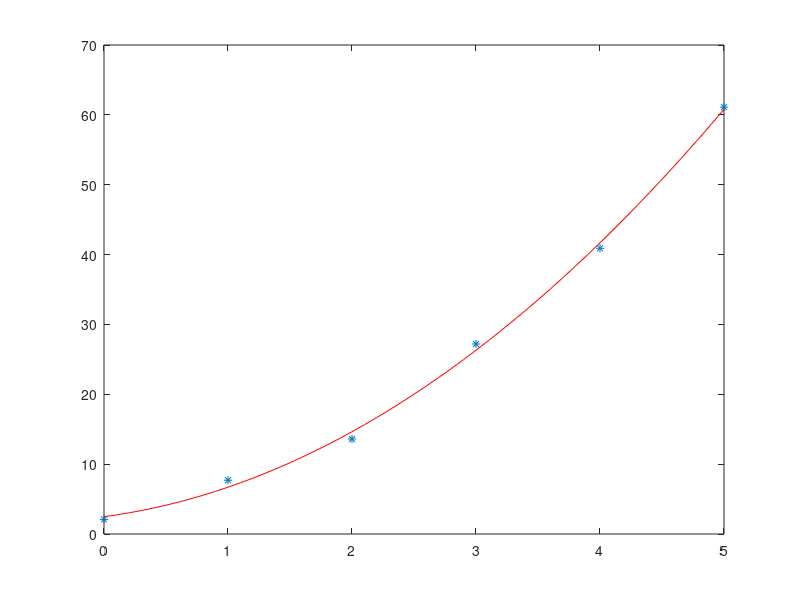

Recreate this plot in MATLAB.
disp('linear regression for poly 2 degree ');
% poly 2 degree 
% y= a0 + a1*x + a2*x^2
x = [0 1 2 3 4 5] ; 
y = [2.1 7.7 13.6 27.2 40.9 61.1];

% ∑ y     = n*a0 + a1*∑x + a2*∑x^2
% ∑ yx    = a0∑x + a1*∑x^2 + a2*∑x^3
% ∑ y*x^2 = a0∑x^2 + a1*∑x^3 + a2*∑x^4
% get variable values

n    = length(x) ;
sx   = sum(x);
sy   = sum(y);
sxy  = sum(x.*y);
sx2y = sum((x.^2).*y);
sx2 = sum(x.^2);
sx3 = sum(x.^3);
sx4 = sum(x.^4);

% we split this 3 equations into two matrices
Rightcoef = [ n sx sx2 ; sx sx2 sx3 ; sx2 sx3 sx4] ;
Leftcoef = [sy ; sxy ; sx2y] ;
%solve as matrices
%think of it as 
%Leftcoef = Rightcoef  * sol
sol  = Rightcoef \ Leftcoef ;   % as same as 'sol  = Rightcoef^-1 * Leftcoef' but the backslash expression is more effcint for more info : https://www.mathworks.com/help/matlab/ref/mldivide.html

a0 = sol(1) ;
a1 = sol(2) ;
a2 = sol(3) ;


%calc R^2
yav = mean(y) ;
st = sum( (y-yav).^2 )  ;
sr = sum((y-a0-a1*x-a2*x.^2).^2) ;
r2=(st-sr)/st ;

disp("a0 = "+a0) ;
disp("a1 = "+a1) ;
disp("a2 = "+a2) ;
disp("r^2 = "+r2) ;

x1 = min(x):0.1:max(x) ;
%y= a0 + a1*x + a2*x^2
y1 = a0 + a1*x1 + a2*x1.^2 ;

plot(x,y ,'*' , x1 ,y1 ,'r-')